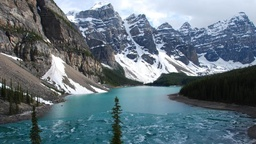
#> input picture images/undistorted/mount.jpg, 256 x 144 px, shrunk from 940 x 528 before the run
$ python image_distortion.py
#> lines starting #> are read from the running program, lines starting #| are printed output that depends on the picture
import cv2
import numpy as np
import math
import matplotlib.pyplot as plt
from operator import add

distored_link = "images/distorted"
undistored_link = "images/undistorted"

#change this value for diff image save and read
img_pick = "mount"
img_undistpick = "mountK1=0.4_K2=0.05_K3=0.03_notext"
#chosen image
img = cv2.imread(undistored_link +"/"+img_pick+".jpg")
#> img is the input picture: shape (144, 256, 3); mean B, G, R 125.7, 116.1, 99.6
#cv2.imshow("raw_image", img)
#cv2.waitKey(0) # waits until a key is pressed
#cv2.destroyAllWindows() # destroys the window showing image

imgundist = cv2.imread(distored_link +"/"+img_undistpick+".jpg")
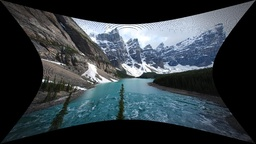
#> input picture images/distorted/mountK1=0.4_K2=0.05_K3=0.03_notext.jpg, 256 x 144 px, shrunk from 940 x 528 before the run
#> imgundist is the input picture: shape (144, 256, 3); mean B, G, R 66.3, 60.9, 52.4

#distortion params
K1=0.4
K2=.05
K3=.03

name = "K1="+str(K1)+"_K2="+str(K2)+"_K3="+str(K3)

#normalization
if (K1 >= 0 and K2 >= 0 and K3 >= 0):
    r_max = math.sqrt(2)
else:
    r_max = math.sqrt(1)
x_scale = 1+K1*r_max**2 + K2*r_max**4 + K3*r_max**6
y_scale = x_scale

# [83 lines left out: functions distort_image, correct_blanks, not called in this run]


def undistort_image(img,k1,k2,k3):
#> called with k1 = 0.4, k2 = 0, k3 = 0
    h,w,d = img.shape
#> h = 144; w = 256; d = 3
    #scallling factor
    sf = 1
    undistort = np.zeros(shape=[round(h*sf), round(w*sf), 3], dtype=np.uint8)
    x_cent = w//2
#> x_cent = 128
    y_cent = h//2
#> y_cent = 72

    for y in range(0,h):
        for x in range(0,w):
            x_norm = (x-x_cent)/x_cent
            y_norm = (y-y_cent)/y_cent
            r = np.sqrt(x_norm**2 + y_norm**2)
            x_undist_norm = uncord_distort(x_norm,r,k1,k2,k3)
            y_undist_norm = uncord_distort(y_norm,r,k1,k2,k3)
            x_undistorted = int(x_undist_norm*x_cent + x_cent)
            y_undistorted = int(y_undist_norm*y_cent + y_cent)
            try:
                undistort[y][x]=img[y_undistorted][x_undistorted]
            except:
                print("OOB")
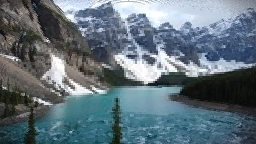
#> undistort: shape (144, 256, 3); mean B, G, R 122.6, 113.2, 97.2

    name = "K1="+str(k1)+"_K2="+str(k2)+"_K3="+str(k3)
    position = ((int) (h*sf *6//8), (int) (w*sf * 4//8))
#> position = (108, 128)
    wtext = cv2.putText(undistort, name,
        position,cv2.FONT_HERSHEY_SIMPLEX,1,(0, 255, 0), 4)
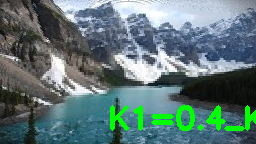
#> wtext: shape (144, 256, 3); mean B, G, R 118, 119, 94.6
    cv2.imwrite(undistored_link +"/"+"mount"+name+"undist.jpg", wtext)

    return undistort

def cord_distort(c,r):
    return c*(1+K1*r**2 + K2*r**4 + K3*r**6)/x_scale

def uncord_distort(c,r,k1,k2,k3):
    return c*(1+k1*r**2 + k2*r**4 + k3*r**6)/x_scale

# [5 lines left out: function distpic, not called in this run]

def undistpic():
    disp1 = undistort_image(imgundist,.4,0,0)
    disp2 = undistort_image(imgundist,.4,.05,.03)
#> call 2 of undistort_image, with k1 = 0.4, k2 = 0.05, k3 = 0.03
#> after the loop in undistort_image (call 2), `for y in range(0,h):`:
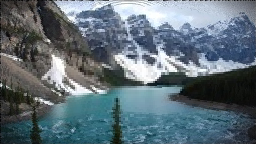
#> undistort: shape (144, 256, 3); mean B, G, R 120.3, 111.2, 95.8
#> in undistort_image (call 2), `name = "K1="+str(k1)+"_K2="+str(k2)+"_K3="+str(k3)`: name = 'K1=0.4_K2=0.05_K3=0.03'
#> in undistort_image (call 2), `wtext = cv2.putText(undistort, name, position,cv2.FONT_HERSHEY_SIMPLEX..`:
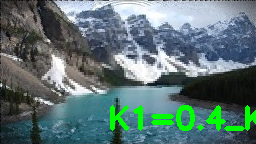
#> wtext: shape (144, 256, 3); mean B, G, R 115.8, 117, 93.2
    disp3 = undistort_image(imgundist,.4,.05,0)
#> call 3 of undistort_image, with k1 = 0.4, k2 = 0.05, k3 = 0
#> after the loop in undistort_image (call 3), `for y in range(0,h):`:
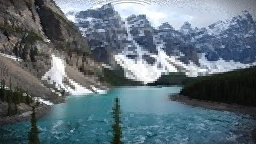
#> undistort: shape (144, 256, 3); mean B, G, R 121.6, 112.3, 96.6
#> in undistort_image (call 3), `name = "K1="+str(k1)+"_K2="+str(k2)+"_K3="+str(k3)`: name = 'K1=0.4_K2=0.05_K3=0'
#> in undistort_image (call 3), `wtext = cv2.putText(undistort, name, position,cv2.FONT_HERSHEY_SIMPLEX..`:
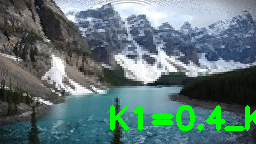
#> wtext: shape (144, 256, 3); mean B, G, R 117, 118.1, 94

    cv2.imshow("distorted_image",disp1)
    cv2.imshow("distorted_image",disp2)
    cv2.imshow("distorted_image",disp3)

    cv2.waitKey(0) # waits until a key is pressed
    cv2.destroyAllWindows() # destroys the window showing image


if __name__ == "__main__":
    #distpic()
    undistpic()
